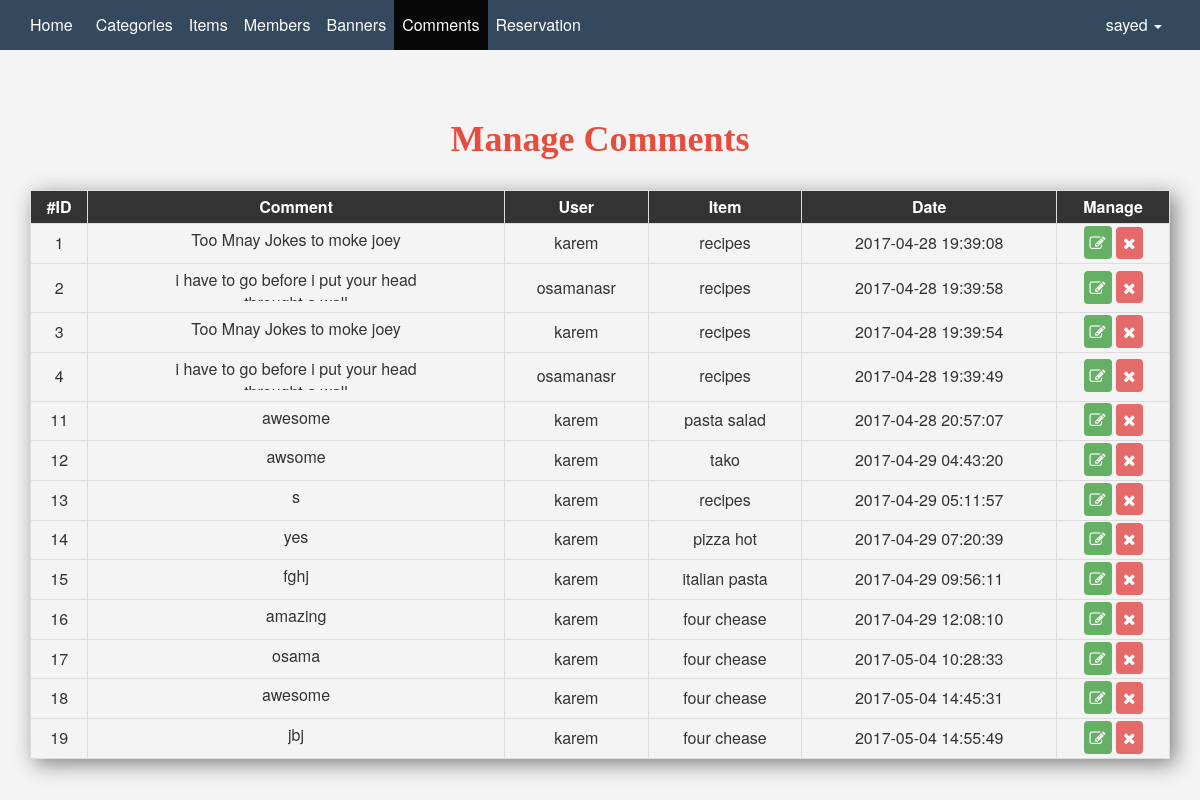
The app's page /admin/comments.php (signed in) with its own data.
### tables this page shows
CREATE TABLE `comments` (
  `id` int(11) NOT NULL,
  `comment` text NOT NULL,
  `status` tinyint(4) NOT NULL DEFAULT '0',
  `comment_date` datetime NOT NULL DEFAULT CURRENT_TIMESTAMP ON UPDATE CURRENT_TIMESTAMP,
  `item_id` int(11) NOT NULL,
  `user_id` int(11) NOT NULL
);

CREATE TABLE `users` (
  `id` int(11) NOT NULL,
  `username` varchar(200) NOT NULL,
  `password` varchar(200) NOT NULL,
  `Email` varchar(200) NOT NULL,
  `Fullname` varchar(200) NOT NULL,
  `GroupId` int(11) NOT NULL DEFAULT '0',
  `trustStatus` int(11) NOT NULL DEFAULT '0',
  `regStatus` int(11) NOT NULL DEFAULT '0',
  `date` timestamp NOT NULL DEFAULT CURRENT_TIMESTAMP ON UPDATE CURRENT_TIMESTAMP,
  `address` varchar(255) NOT NULL,
  `postCode` varchar(255) NOT NULL,
  `telephone` int(11) NOT NULL,
  `image` varchar(255) NOT NULL DEFAULT 'http://placehold.it/200x200',
  `cover` varchar(255) NOT NULL DEFAULT 'http://placehold.it/1200x300'
);

CREATE TABLE `items` (
  `id` int(11) NOT NULL,
  `item_name` varchar(150) NOT NULL,
  `item_desc` varchar(255) NOT NULL,
  `price` varchar(150) NOT NULL,
  `add_date` timestamp NOT NULL DEFAULT CURRENT_TIMESTAMP ON UPDATE CURRENT_TIMESTAMP,
  `image` varchar(255) NOT NULL,
  `cat_id` int(11) NOT NULL,
  `url` varchar(255) NOT NULL
);

### admin/includes/functions/functions.php (called while the page is built, shortened)
<?php
function autoload($class){
    $directory=array('', './includes/classes/', 'classes/', '../includes/classes/', '../classes/');
    $nameFormat=array('%s.php');
    foreach ($directory as $dir){
        foreach ($nameFormat as $format) {
            $path= $dir.sprintf($format,$class);
            if(file_exists($path)){
                return;
            }
        }
    }
}

### admin/includes/classes/database.php (called while the page is built, shortened)
<?php
class database{
    private $con;
    function connect(){
        $dns="mysql:host=localhost;dbname=restaurant";
        $user="root";
        $password="";
        $option =array(
        PDO::MYSQL_ATTR_INIT_COMMAND =>"SET NAMES utf8"
        );
        try {
            $this->con = new PDO($dns,$user,$password,$option);
            $this->con->setAttribute(PDO::ATTR_ERRMODE, PDO::ERRMODE_EXCEPTION);
        } catch (Exception $ex) {
            echo 'Falied to connect '.$ex->getMessage();
        }
        }
        function select($select,$tablename,$query="",$data=""){
            $stm= $this->con->prepare("SELECT $select FROM $tablename $query");
            if (is_array($data)) {
            $stm->execute($data);
        } else {
            $stm->execute();
        }
            $rows=$stm->fetchAll();
            return $rows;
        }
}

### admin/comments.php (the view, shortened to what this page needs)
<?php
if(isset($_SESSION['admin'])){
    include './ini.php';
    echo '<div class="container mem">';
    $do=(isset($_GET["do"]))?$_GET["do"]:"manage";
    if($do=="manage"){
        $query="INNER JOIN items ON comments.item_id=items.id INNER JOIN users ON comments.user_id=users.id";
        $d1=new database();
        $comments=$d1->select("comments.*,items.item_name,users.username", "comments", $query);
      if(!empty($comments)){
        ?>
<div class="maintable">
    <h1 class="text-center shadowhead">Manage Comments</h1>
    <table class="table table-bordered table-responsive table-hover">
        <tr>
            <th>#ID</th>
            <th>Comment</th>
            <th>User</th>
            <th>Item</th>
            <th>Date</th>
            <th>Manage</th>
        </tr>
        <?php
                foreach($comments as $com ){
                    if($com['status']==0){
                        $activate="<a href=\"comments.php?do=Activate&id={$com['id']}\" class=\"activate\"><i class=\"fa fa-check-circle\"></i></a>";
                    } else {
                    $activate="";
                    }
             $users= <<<MEMBERS
        <tr>
             <td>{$com['id']}</td>
             <td><span class="tab-wide">{$com['comment']}</span></td>
             <td>{$com['username']}</td>
             <td>{$com['item_name']}</td>
             <td>{$com['comment_date']}</td>
             <td>
                 <a href="comments.php?do=Edit&id={$com['id']}" class="edit"><i class="fa fa-edit"></i></a>
                 <a href="comments.php?do=Delete&id={$com['id']}" class="delete confirm"><i class="fa fa-remove"></i></a>
                 {$activate}
             </td>
        </tr>
MEMBERS;
                 echo $users;
        }
        ?>
    </table>
</div>
    <?php
    } else {
        echo '<div class="empty-rec">This Page is not have any record</div>';
      }
}
    else {
       redirect("Redirect back","back",0);
    }
    echo '</div>';
    include $tem."footer.php";
} else {
    header("Location:index.php");
exit();
}
?>

### admin/layout/css/backend.css (style rules this page uses)
body { background-color: #f4f4f4; font-size: 16px }
.edit { background-color: rgba(0, 128, 0, 0.73); color: #FFF; padding: 5px 6px; border-radius: 4px; font-weight: bold; opacity: 0.8; transition: opacity 0.7s ease; }
.delete { transition: opacity 0.5s ease; padding: 4.7px 7px; background-color: rgba(220, 31, 31, 0.81); color: #FFF; border-radius: 4px; font-weight: bold; opacity: 0.8 }
.mem { margin-top: 50px }
.maintable th,.maintable td { text-align: center }
.maintable:first-child th { background-color: #333; color: #FFF; }
.shadowhead { color: #e74c3c; font-weight: bold; margin-bottom: 30px; font-family: tahoma; }
table { box-shadow: 5px 5px 20px gray; }
.table>tbody>tr>td, .table>tbody>tr>th, .table>tfoot>tr>td, .table>tfoot>tr>th, .table>thead>tr>td, .table>thead>tr>th { vertical-align: middle; padding: 5px; }
table td .tab-wide { display: inline-block; max-width: 250px; word-wrap: break-word; max-height: 32px; overflow: auto }

### records on screen
comments: id "1", comment "Too Mnay Jokes to moke joey", user.username "karem", item.item_name "recipes", comment_date "2017-04-28 19:39:08"
comments: id "2", comment "i have to go before i put your head…", user.username "osamanasr", item.item_name "recipes", comment_date "2017-04-28 19:39:58"
comments: id "3", comment "Too Mnay Jokes to moke joey", user.username "karem", item.item_name "recipes", comment_date "2017-04-28 19:39:54"
comments: id "4", comment "i have to go before i put your head…", user.username "osamanasr", item.item_name "recipes", comment_date "2017-04-28 19:39:49"
comments: id "11", comment "awesome", user.username "karem", item.item_name "pasta salad", comment_date "2017-04-28 20:57:07"
comments: id "12", comment "awsome", user.username "karem", item.item_name "tako", comment_date "2017-04-29 04:43:20"
comments: id "13", comment "s", user.username "karem", item.item_name "recipes", comment_date "2017-04-29 05:11:57"
comments: id "14", comment "yes", user.username "karem", item.item_name "pizza hot", comment_date "2017-04-29 07:20:39"
comments: id "15", comment "fghj", user.username "karem", item.item_name "italian pasta", comment_date "2017-04-29 09:56:11"
comments: id "16", comment "amazing", user.username "karem", item.item_name "four chease", comment_date "2017-04-29 12:08:10"
comments: id "17", comment "osama", user.username "karem", item.item_name "four chease", comment_date "2017-05-04 10:28:33"
comments: id "18", comment "awesome", user.username "karem", item.item_name "four chease", comment_date "2017-05-04 14:45:31"
comments: id "19", comment "jbj", user.username "karem", item.item_name "four chease", comment_date "2017-05-04 14:55:49"

### other values on screen
lang("BRAND") "Home"
lang("SECTIONS") "Categories"
lang("ITEMS") "Items"
lang("MEMBERS") "Members"
lang("STAT") "Banners"
lang("LOG") "Comments"
lang("Reservation") "Reservation"
lang("ADMIN_NAME") "sayed"
